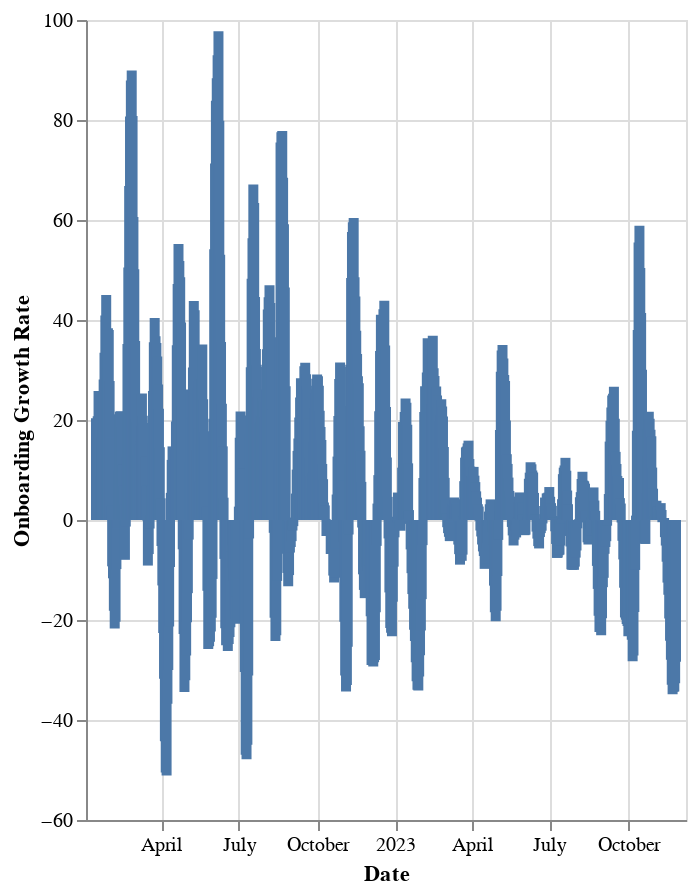

Notebook source saved alongside this figure:
### Markdown cell above
### Onboarding Growth Rate (7 Day Rolling Average)

### Code cell
# | output: true

df["growth_rate"] = df["onboarded_tibs"].pct_change(periods=7).rolling(7).mean() * 100
recent_df = df[df["date"] > "2022-01-01"]

alt.Chart(recent_df).mark_bar().encode(
    x=alt.X("date:T", title="Date"),
    y=alt.Y("growth_rate:Q", title="Onboarding Growth Rate"),
    tooltip=[
        alt.Tooltip("date:T", title="Date"),
        alt.Tooltip("growth_rate:Q", title="Onboarding Growth Rate"),
    ],
).properties(
    width="container",
    height=400,
)

### Figure 1 — Vega-Lite specification as saved in the notebook (floating-point values rounded to 4 significant figures; data arrays with more than 128 entries replaced by an {"elided": "..."} marker saying what was removed)
{"usermeta": {"embedOptions": {"theme": "powerbi"}}, "config": {"view": {"continuousWidth": 300, "continuousHeight": 300}}, "data": {"name": "data-75ab908bbd09e885a95b3057678ca4a4"}, "mark": {"type": "bar"}, "encoding": {"tooltip": [{"field": "date", "title": "Date", "type": "temporal"}, {"field": "growth_rate", "title": "Onboarding Growth Rate", "type": "quantitative"}], "x": {"field": "date", "title": "Date", "type": "temporal"}, "y": {"field": "growth_rate", "title": "Onboarding Growth Rate", "type": "quantitative"}}, "height": 400, "width": "container", "$schema": "https://vega.github.io/schema/vega-lite/v5.16.3.json", "datasets": {"data-75ab908bbd09e885a95b3057678ca4a4": {"elided": "695 records"}}}
